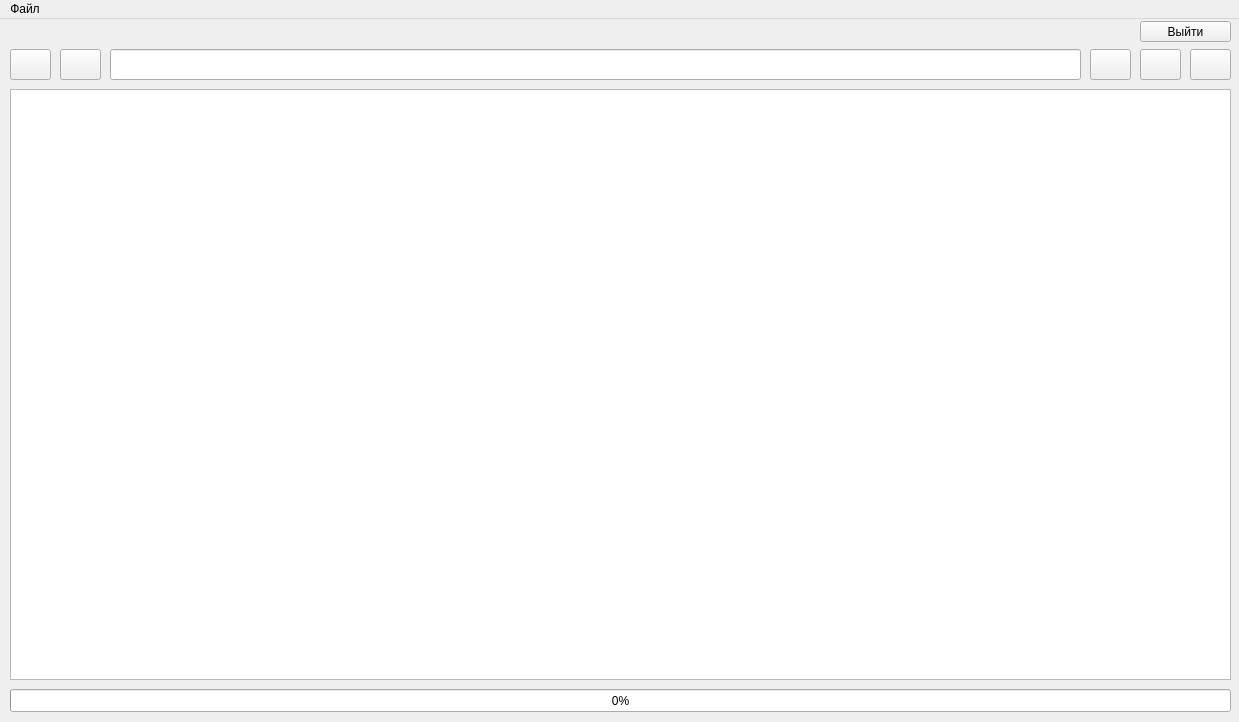
<?xml version="1.0" encoding="UTF-8"?>
<ui version="4.0">
 <class>MainWindow</class>
 <widget class="QMainWindow" name="MainWindow">
  <property name="geometry">
   <rect>
    <x>0</x>
    <y>0</y>
    <width>1239</width>
    <height>722</height>
   </rect>
  </property>
  <property name="windowTitle">
   <string>IntroScan Storage</string>
  </property>
  <widget class="QWidget" name="centralwidget">
   <widget class="QTreeView" name="tv_cloudStorage">
    <property name="geometry">
     <rect>
      <x>10</x>
      <y>70</y>
      <width>1221</width>
      <height>591</height>
     </rect>
    </property>
    <property name="font">
     <font>
      <pointsize>12</pointsize>
     </font>
    </property>
    <property name="editTriggers">
     <set>QAbstractItemView::NoEditTriggers</set>
    </property>
   </widget>
   <widget class="QPushButton" name="btn_back">
    <property name="geometry">
     <rect>
      <x>60</x>
      <y>30</y>
      <width>41</width>
      <height>31</height>
     </rect>
    </property>
    <property name="text">
     <string/>
    </property>
    <property name="icon">
     <iconset>
      <normaloff>../img/back-arrow_icon-icons.com_72866.ico</normaloff>../img/back-arrow_icon-icons.com_72866.ico</iconset>
    </property>
   </widget>
   <widget class="QPushButton" name="btn_del">
    <property name="geometry">
     <rect>
      <x>1190</x>
      <y>30</y>
      <width>41</width>
      <height>31</height>
     </rect>
    </property>
    <property name="text">
     <string/>
    </property>
    <property name="icon">
     <iconset>
      <normaloff>../img/waste_bin_delete_remove_recycle_icon_123840.ico</normaloff>../img/waste_bin_delete_remove_recycle_icon_123840.ico</iconset>
    </property>
   </widget>
   <widget class="QPushButton" name="btn_upload">
    <property name="geometry">
     <rect>
      <x>1140</x>
      <y>30</y>
      <width>41</width>
      <height>31</height>
     </rect>
    </property>
    <property name="text">
     <string/>
    </property>
    <property name="icon">
     <iconset>
      <normaloff>../img/cloud-upload-symbol-with-an-up-arrow-inside_icon-icons.com_56539.ico</normaloff>../img/cloud-upload-symbol-with-an-up-arrow-inside_icon-icons.com_56539.ico</iconset>
    </property>
   </widget>
   <widget class="QPushButton" name="btn_home">
    <property name="geometry">
     <rect>
      <x>10</x>
      <y>30</y>
      <width>41</width>
      <height>31</height>
     </rect>
    </property>
    <property name="text">
     <string/>
    </property>
    <property name="icon">
     <iconset>
      <normaloff>../img/home_icon-icons.com_73532.ico</normaloff>../img/home_icon-icons.com_73532.ico</iconset>
    </property>
   </widget>
   <widget class="QPushButton" name="btn_download">
    <property name="geometry">
     <rect>
      <x>1090</x>
      <y>30</y>
      <width>41</width>
      <height>31</height>
     </rect>
    </property>
    <property name="text">
     <string/>
    </property>
    <property name="icon">
     <iconset>
      <normaloff>../img/download-to-storage-drive_icon-icons.com_73590.ico</normaloff>../img/download-to-storage-drive_icon-icons.com_73590.ico</iconset>
    </property>
   </widget>
   <widget class="QLineEdit" name="curr_directory_txt">
    <property name="geometry">
     <rect>
      <x>110</x>
      <y>30</y>
      <width>971</width>
      <height>31</height>
     </rect>
    </property>
    <property name="font">
     <font>
      <pointsize>10</pointsize>
     </font>
    </property>
    <property name="readOnly">
     <bool>false</bool>
    </property>
   </widget>
   <widget class="QProgressBar" name="progressBar">
    <property name="geometry">
     <rect>
      <x>10</x>
      <y>670</y>
      <width>1221</width>
      <height>23</height>
     </rect>
    </property>
    <property name="value">
     <number>0</number>
    </property>
    <property name="alignment">
     <set>Qt::AlignJustify|Qt::AlignVCenter</set>
    </property>
    <property name="textDirection">
     <enum>QProgressBar::TopToBottom</enum>
    </property>
   </widget>
   <widget class="QLabel" name="progress_bar_lbl">
    <property name="geometry">
     <rect>
      <x>650</x>
      <y>670</y>
      <width>571</width>
      <height>20</height>
     </rect>
    </property>
    <property name="text">
     <string/>
    </property>
    <property name="alignment">
     <set>Qt::AlignRight|Qt::AlignTrailing|Qt::AlignVCenter</set>
    </property>
   </widget>
   <widget class="QLabel" name="current_user_lbl">
    <property name="geometry">
     <rect>
      <x>16</x>
      <y>0</y>
      <width>1111</width>
      <height>20</height>
     </rect>
    </property>
    <property name="font">
     <font>
      <pointsize>10</pointsize>
      <weight>50</weight>
      <bold>false</bold>
     </font>
    </property>
    <property name="text">
     <string/>
    </property>
    <property name="alignment">
     <set>Qt::AlignLeading|Qt::AlignLeft|Qt::AlignVCenter</set>
    </property>
   </widget>
   <widget class="QPushButton" name="change_acc_btn">
    <property name="geometry">
     <rect>
      <x>1140</x>
      <y>2</y>
      <width>91</width>
      <height>21</height>
     </rect>
    </property>
    <property name="text">
     <string>Выйти</string>
    </property>
   </widget>
  </widget>
  <widget class="QMenuBar" name="menubar">
   <property name="geometry">
    <rect>
     <x>0</x>
     <y>0</y>
     <width>1239</width>
     <height>21</height>
    </rect>
   </property>
   <property name="palette">
    <palette>
     <active>
      <colorrole role="HighlightedText">
       <brush brushstyle="SolidPattern">
        <color alpha="255">
         <red>0</red>
         <green>0</green>
         <blue>0</blue>
        </color>
       </brush>
      </colorrole>
     </active>
     <inactive>
      <colorrole role="HighlightedText">
       <brush brushstyle="SolidPattern">
        <color alpha="255">
         <red>0</red>
         <green>0</green>
         <blue>0</blue>
        </color>
       </brush>
      </colorrole>
     </inactive>
     <disabled>
      <colorrole role="HighlightedText">
       <brush brushstyle="SolidPattern">
        <color alpha="255">
         <red>0</red>
         <green>0</green>
         <blue>0</blue>
        </color>
       </brush>
      </colorrole>
     </disabled>
    </palette>
   </property>
   <widget class="QMenu" name="menu">
    <property name="palette">
     <palette>
      <active>
       <colorrole role="WindowText">
        <brush brushstyle="SolidPattern">
         <color alpha="255">
          <red>0</red>
          <green>0</green>
          <blue>0</blue>
         </color>
        </brush>
       </colorrole>
       <colorrole role="Button">
        <brush brushstyle="SolidPattern">
         <color alpha="255">
          <red>240</red>
          <green>240</green>
          <blue>240</blue>
         </color>
        </brush>
       </colorrole>
       <colorrole role="Text">
        <brush brushstyle="SolidPattern">
         <color alpha="255">
          <red>0</red>
          <green>0</green>
          <blue>0</blue>
         </color>
        </brush>
       </colorrole>
       <colorrole role="BrightText">
        <brush brushstyle="SolidPattern">
         <color alpha="255">
          <red>0</red>
          <green>0</green>
          <blue>0</blue>
         </color>
        </brush>
       </colorrole>
       <colorrole role="ButtonText">
        <brush brushstyle="SolidPattern">
         <color alpha="255">
          <red>0</red>
          <green>0</green>
          <blue>0</blue>
         </color>
        </brush>
       </colorrole>
       <colorrole role="Base">
        <brush brushstyle="SolidPattern">
         <color alpha="255">
          <red>240</red>
          <green>240</green>
          <blue>240</blue>
         </color>
        </brush>
       </colorrole>
       <colorrole role="Window">
        <brush brushstyle="SolidPattern">
         <color alpha="255">
          <red>240</red>
          <green>240</green>
          <blue>240</blue>
         </color>
        </brush>
       </colorrole>
       <colorrole role="ToolTipText">
        <brush brushstyle="SolidPattern">
         <color alpha="255">
          <red>0</red>
          <green>0</green>
          <blue>0</blue>
         </color>
        </brush>
       </colorrole>
      </active>
      <inactive>
       <colorrole role="WindowText">
        <brush brushstyle="SolidPattern">
         <color alpha="255">
          <red>0</red>
          <green>0</green>
          <blue>0</blue>
         </color>
        </brush>
       </colorrole>
       <colorrole role="Button">
        <brush brushstyle="SolidPattern">
         <color alpha="255">
          <red>240</red>
          <green>240</green>
          <blue>240</blue>
         </color>
        </brush>
       </colorrole>
       <colorrole role="Text">
        <brush brushstyle="SolidPattern">
         <color alpha="255">
          <red>0</red>
          <green>0</green>
          <blue>0</blue>
         </color>
        </brush>
       </colorrole>
       <colorrole role="BrightText">
        <brush brushstyle="SolidPattern">
         <color alpha="255">
          <red>0</red>
          <green>0</green>
          <blue>0</blue>
         </color>
        </brush>
       </colorrole>
       <colorrole role="ButtonText">
        <brush brushstyle="SolidPattern">
         <color alpha="255">
          <red>0</red>
          <green>0</green>
          <blue>0</blue>
         </color>
        </brush>
       </colorrole>
       <colorrole role="Base">
        <brush brushstyle="SolidPattern">
         <color alpha="255">
          <red>240</red>
          <green>240</green>
          <blue>240</blue>
         </color>
        </brush>
       </colorrole>
       <colorrole role="Window">
        <brush brushstyle="SolidPattern">
         <color alpha="255">
          <red>240</red>
          <green>240</green>
          <blue>240</blue>
         </color>
        </brush>
       </colorrole>
       <colorrole role="ToolTipText">
        <brush brushstyle="SolidPattern">
         <color alpha="255">
          <red>0</red>
          <green>0</green>
          <blue>0</blue>
         </color>
        </brush>
       </colorrole>
      </inactive>
      <disabled>
       <colorrole role="WindowText">
        <brush brushstyle="SolidPattern">
         <color alpha="255">
          <red>255</red>
          <green>255</green>
          <blue>255</blue>
         </color>
        </brush>
       </colorrole>
       <colorrole role="Button">
        <brush brushstyle="SolidPattern">
         <color alpha="255">
          <red>240</red>
          <green>240</green>
          <blue>240</blue>
         </color>
        </brush>
       </colorrole>
       <colorrole role="Text">
        <brush brushstyle="SolidPattern">
         <color alpha="255">
          <red>255</red>
          <green>255</green>
          <blue>255</blue>
         </color>
        </brush>
       </colorrole>
       <colorrole role="BrightText">
        <brush brushstyle="SolidPattern">
         <color alpha="255">
          <red>0</red>
          <green>0</green>
          <blue>0</blue>
         </color>
        </brush>
       </colorrole>
       <colorrole role="ButtonText">
        <brush brushstyle="SolidPattern">
         <color alpha="255">
          <red>255</red>
          <green>255</green>
          <blue>255</blue>
         </color>
        </brush>
       </colorrole>
       <colorrole role="Base">
        <brush brushstyle="SolidPattern">
         <color alpha="255">
          <red>240</red>
          <green>240</green>
          <blue>240</blue>
         </color>
        </brush>
       </colorrole>
       <colorrole role="Window">
        <brush brushstyle="SolidPattern">
         <color alpha="255">
          <red>240</red>
          <green>240</green>
          <blue>240</blue>
         </color>
        </brush>
       </colorrole>
       <colorrole role="ToolTipText">
        <brush brushstyle="SolidPattern">
         <color alpha="255">
          <red>0</red>
          <green>0</green>
          <blue>0</blue>
         </color>
        </brush>
       </colorrole>
      </disabled>
     </palette>
    </property>
    <property name="title">
     <string>Файл</string>
    </property>
    <addaction name="OpenSettinsAction"/>
   </widget>
   <addaction name="menu"/>
  </widget>
  <action name="OpenSettinsAction">
   <property name="checkable">
    <bool>false</bool>
   </property>
   <property name="text">
    <string>Настройки</string>
   </property>
  </action>
 </widget>
 <resources/>
 <connections/>
</ui>
